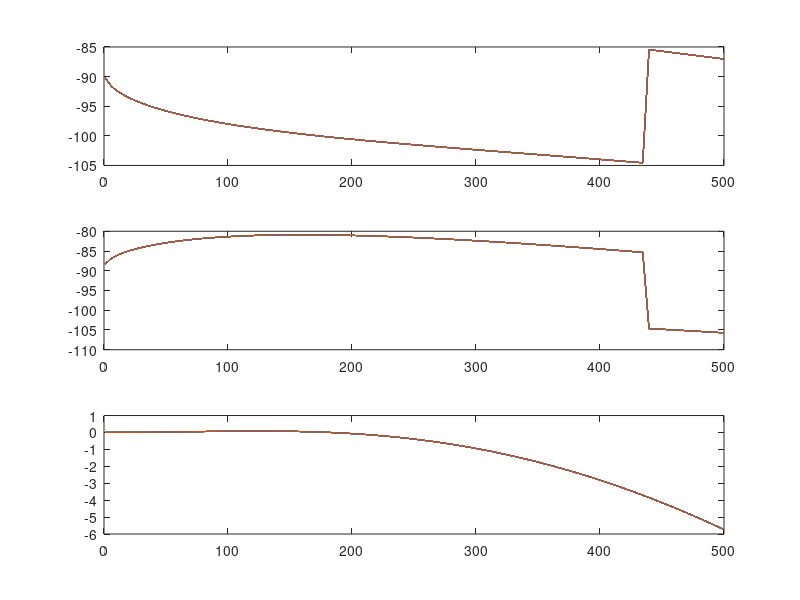

The MATLAB source for this figure:
clc
clear
nu=40e-6;%kinematic viscosity \nu=\mu/\rho
g=9.8;
sc=deg2rad(30);
rint=2.5e-3;
q0=3e-5/(2*pi);
aint=30*rint;

hs=((3*nu*q0/(g*sin(sc)))*(1/aint))^(1/3);
us=(1/3)*(g*sin(sc)/nu)*(hs)^2;
Ys=3*nu/(hs)^2;
h2=aint*cos(sc);

D=us;
E=hs;
F=cos(sc);
G=g;
H=1/h2;
P=0;
Q=6*nu/(hs)^3;
T=1.2;
%Y=-Ys;
%Y=-Ys.*(1+(hs.^2).*((A(j))^2+(H^2)*(B)^2));
ThreeDre=[];% store k2 series in 3Dplot

N1=100;
N2=100;
AA=linspace(1,500,N1);
BB=linspace(0,0,N2);
%A=100;
%B=1;
%figure()
for k=1:N2
    B=BB(k);
    x1=[];
    x2=[];
    x3=[];
    for j=1:N1
        A=AA(j);
        
        Y=-Ys.*(1+(1/3).*(hs.^2).*((A)^2+(H^2)*(B)^2));
            aaa=1;
            %bbb=-(2.*Y-A.*D.*3i).*1i;
            bbb=-(2.*Y-T.*A.*D.*3i).*1i;
            %ccc=(-(A.^2).*(D^2).*3i+(Y.^2).*1i+4.*A.*D.*Y-A.*D.*E.*Q+(A.^2).*E*F*G*1i+(B.^2).*E*F*G*(H^2)*1i).*1i;
            ccc=(-(1+2.*T).*(A.^2).*(D^2).*1i+(Y.^2).*1i+(3+T).*A.*D.*Y-A.*D.*E.*Q+(A.^2).*E*F*G*1i+(B.^2).*E*F*G*(H^2)*1i).*1i;
            ddd=-(A.^3).*(D^3).*T+A.*D*(Y.^2)-(1+T).*(A.^2).*(D^2).*Y.*1i+(A.^2).*(D^2)*E*Q*1i+(A.^3).*D*E*F*G+(A.^2).*E*F*G.*Y.*1i-A.*D*E*Q.*Y+(B.^2).*E*F*G*(H^2).*Y.*1i+(T-1).*A*(B^2)*D*E*F*G*(H^2);

       
        coeffs=[aaa,bbb,ccc,ddd];
        result=roots(coeffs);
        x1(j)=imag(result(1,1));
        x2(j)=imag(result(2,1));
        x3(j)=imag(result(3,1));
    end
    ThreeDre(k,:)=x3;
subplot(3,1,1)
plot(AA,x1)
hold on
subplot(3,1,2)
plot(AA,x2)
hold on
subplot(3,1,3)
plot(AA,x3)
hold on
xx3=x3';
end
% figure()
% surf(AA.*hs,BB.*H.*hs,ThreeDre)
% figure()
% subplot(3,1,1)
% surf(AA.*hs,BB.*H.*hs,ThreeDre)
% view(0,90);
% title('Top view')
% subplot(3,1,2)
% surf(AA.*hs,BB.*H.*hs,ThreeDre)
% view(-90,0);
% title('Left view (k_1 fixed)')
% subplot(3,1,3)
% surf(AA.*hs,BB.*H.*hs,ThreeDre)
% view(0,0);
% title('Top view (k_2 fixed)')
% colormap winter

% figure()
% [Graph,c]=contour(AA.*hs,BB.*H.*hs,ThreeDre,[0,0],'red');
% hold on
% c.LineWidth = 3;
% 
% [Graph,c]=contour(AA.*hs,BB.*H.*hs,ThreeDre,20);
% colormap winter
% c.LineWidth = 3;

%AAA=AA';
%disp(result);
